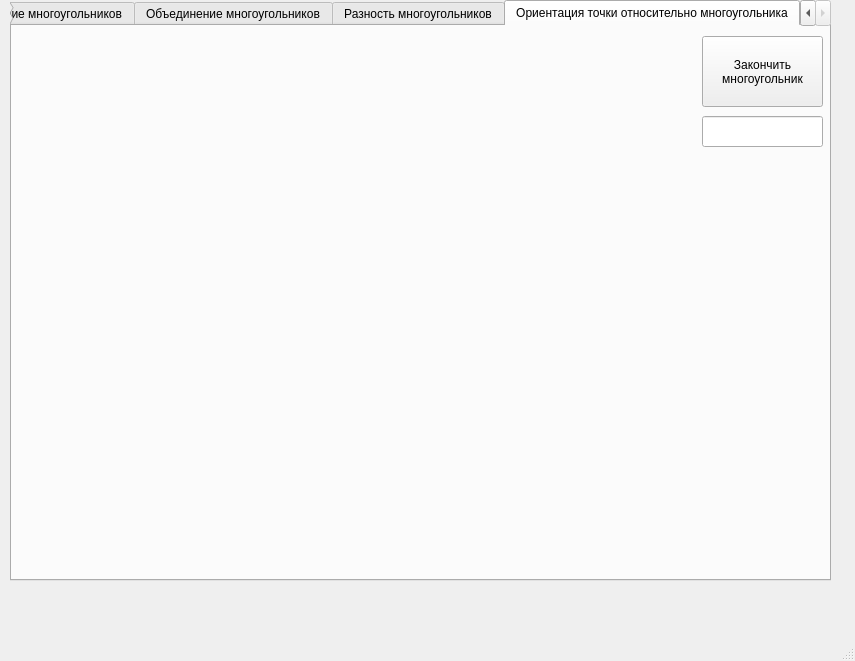
<?xml version="1.0" encoding="UTF-8"?>
<ui version="4.0">
 <class>MainWindow</class>
 <widget class="QMainWindow" name="MainWindow">
  <property name="geometry">
   <rect>
    <x>0</x>
    <y>0</y>
    <width>855</width>
    <height>661</height>
   </rect>
  </property>
  <property name="windowTitle">
   <string>MainWindow</string>
  </property>
  <widget class="QWidget" name="centralwidget">
   <widget class="QTabWidget" name="tabWidget">
    <property name="geometry">
     <rect>
      <x>10</x>
      <y>0</y>
      <width>821</width>
      <height>581</height>
     </rect>
    </property>
    <property name="currentIndex">
     <number>7</number>
    </property>
    <widget class="QWidget" name="tab">
     <attribute name="title">
      <string>Tab 1</string>
     </attribute>
     <widget class="DrawWidget" name="widget" native="true">
      <property name="geometry">
       <rect>
        <x>20</x>
        <y>20</y>
        <width>521</width>
        <height>501</height>
       </rect>
      </property>
     </widget>
     <widget class="QWidget" name="layoutWidget">
      <property name="geometry">
       <rect>
        <x>550</x>
        <y>20</y>
        <width>258</width>
        <height>316</height>
       </rect>
      </property>
      <layout class="QVBoxLayout" name="verticalLayout">
       <item>
        <widget class="QRadioButton" name="RadioVectorPoint">
         <property name="text">
          <string>Вектор и точка</string>
         </property>
        </widget>
       </item>
       <item>
        <widget class="QRadioButton" name="RadioVectorVector">
         <property name="text">
          <string>2 вектора</string>
         </property>
        </widget>
       </item>
       <item>
        <widget class="QRadioButton" name="RadioPolygon">
         <property name="text">
          <string>Полигон</string>
         </property>
        </widget>
       </item>
       <item>
        <widget class="QPushButton" name="pushButton_2">
         <property name="text">
          <string>PushButton</string>
         </property>
        </widget>
       </item>
       <item>
        <widget class="QTextBrowser" name="textBrowser"/>
       </item>
      </layout>
     </widget>
    </widget>
    <widget class="QWidget" name="tab_2">
     <attribute name="title">
      <string>Длинная арифметика</string>
     </attribute>
     <widget class="QLineEdit" name="y_1">
      <property name="geometry">
       <rect>
        <x>20</x>
        <y>80</y>
        <width>211</width>
        <height>41</height>
       </rect>
      </property>
     </widget>
     <widget class="QLineEdit" name="lineEdit">
      <property name="geometry">
       <rect>
        <x>280</x>
        <y>240</y>
        <width>113</width>
        <height>26</height>
       </rect>
      </property>
     </widget>
     <widget class="QLineEdit" name="x_1">
      <property name="geometry">
       <rect>
        <x>20</x>
        <y>30</y>
        <width>211</width>
        <height>41</height>
       </rect>
      </property>
     </widget>
     <widget class="QLabel" name="label">
      <property name="geometry">
       <rect>
        <x>310</x>
        <y>210</y>
        <width>66</width>
        <height>18</height>
       </rect>
      </property>
      <property name="text">
       <string>Answer</string>
      </property>
     </widget>
     <widget class="QLineEdit" name="x_2">
      <property name="geometry">
       <rect>
        <x>250</x>
        <y>30</y>
        <width>211</width>
        <height>41</height>
       </rect>
      </property>
     </widget>
     <widget class="QLineEdit" name="y_2">
      <property name="geometry">
       <rect>
        <x>250</x>
        <y>80</y>
        <width>211</width>
        <height>41</height>
       </rect>
      </property>
     </widget>
     <widget class="QLineEdit" name="x_3">
      <property name="geometry">
       <rect>
        <x>480</x>
        <y>30</y>
        <width>211</width>
        <height>41</height>
       </rect>
      </property>
     </widget>
     <widget class="QLineEdit" name="y_3">
      <property name="geometry">
       <rect>
        <x>480</x>
        <y>80</y>
        <width>211</width>
        <height>41</height>
       </rect>
      </property>
     </widget>
     <widget class="QPushButton" name="pushButton">
      <property name="geometry">
       <rect>
        <x>290</x>
        <y>150</y>
        <width>88</width>
        <height>26</height>
       </rect>
      </property>
      <property name="text">
       <string>Рассчитать</string>
      </property>
     </widget>
    </widget>
    <widget class="QWidget" name="tab_3">
     <attribute name="title">
      <string>Выпуклая оболочка</string>
     </attribute>
     <widget class="DrawWidget" name="widget_2" native="true">
      <property name="geometry">
       <rect>
        <x>10</x>
        <y>20</y>
        <width>781</width>
        <height>501</height>
       </rect>
      </property>
     </widget>
    </widget>
    <widget class="QWidget" name="tab_4">
     <attribute name="title">
      <string>Делоне</string>
     </attribute>
     <widget class="DrawWidget" name="widget_3" native="true">
      <property name="geometry">
       <rect>
        <x>20</x>
        <y>20</y>
        <width>781</width>
        <height>501</height>
       </rect>
      </property>
     </widget>
    </widget>
    <widget class="QWidget" name="tab_5">
     <attribute name="title">
      <string>Пересечение многоугольников</string>
     </attribute>
     <widget class="DrawWidget" name="widget_4" native="true">
      <property name="geometry">
       <rect>
        <x>10</x>
        <y>20</y>
        <width>671</width>
        <height>501</height>
       </rect>
      </property>
     </widget>
     <widget class="QPushButton" name="pushButton_3">
      <property name="geometry">
       <rect>
        <x>690</x>
        <y>20</y>
        <width>121</width>
        <height>71</height>
       </rect>
      </property>
      <property name="text">
       <string>Завершить
первый
многоугольник</string>
      </property>
     </widget>
     <widget class="QPushButton" name="pushButton_4">
      <property name="geometry">
       <rect>
        <x>690</x>
        <y>110</y>
        <width>121</width>
        <height>71</height>
       </rect>
      </property>
      <property name="text">
       <string>Завершить
второй
многоугольник</string>
      </property>
     </widget>
    </widget>
    <widget class="QWidget" name="tab_6">
     <attribute name="title">
      <string>Объединение многоугольников</string>
     </attribute>
     <widget class="QPushButton" name="pushButton_5">
      <property name="geometry">
       <rect>
        <x>690</x>
        <y>10</y>
        <width>121</width>
        <height>71</height>
       </rect>
      </property>
      <property name="text">
       <string>Завершить
первый
многоугольник</string>
      </property>
     </widget>
     <widget class="QPushButton" name="pushButton_6">
      <property name="geometry">
       <rect>
        <x>690</x>
        <y>100</y>
        <width>121</width>
        <height>71</height>
       </rect>
      </property>
      <property name="text">
       <string>Завершить
второй
многоугольник</string>
      </property>
     </widget>
     <widget class="DrawWidget" name="widget_5" native="true">
      <property name="geometry">
       <rect>
        <x>10</x>
        <y>10</y>
        <width>671</width>
        <height>501</height>
       </rect>
      </property>
     </widget>
    </widget>
    <widget class="QWidget" name="tab_7">
     <attribute name="title">
      <string>Разность многоугольников</string>
     </attribute>
     <widget class="QPushButton" name="pushButton_8">
      <property name="geometry">
       <rect>
        <x>680</x>
        <y>100</y>
        <width>121</width>
        <height>71</height>
       </rect>
      </property>
      <property name="text">
       <string>Завершить
второй
многоугольник</string>
      </property>
     </widget>
     <widget class="QPushButton" name="pushButton_7">
      <property name="geometry">
       <rect>
        <x>680</x>
        <y>10</y>
        <width>121</width>
        <height>71</height>
       </rect>
      </property>
      <property name="text">
       <string>Завершить
первый
многоугольник</string>
      </property>
     </widget>
     <widget class="DrawWidget" name="widget_6" native="true">
      <property name="geometry">
       <rect>
        <x>0</x>
        <y>10</y>
        <width>671</width>
        <height>501</height>
       </rect>
      </property>
     </widget>
    </widget>
    <widget class="QWidget" name="tab_8">
     <attribute name="title">
      <string>Ориентация точки относительно многоугольника</string>
     </attribute>
     <widget class="DrawWidget" name="widget_7" native="true">
      <property name="geometry">
       <rect>
        <x>10</x>
        <y>10</y>
        <width>671</width>
        <height>501</height>
       </rect>
      </property>
     </widget>
     <widget class="QPushButton" name="pushButton_9">
      <property name="geometry">
       <rect>
        <x>690</x>
        <y>10</y>
        <width>121</width>
        <height>71</height>
       </rect>
      </property>
      <property name="text">
       <string>Закончить
многоугольник</string>
      </property>
     </widget>
     <widget class="QLineEdit" name="lineEdit_2">
      <property name="geometry">
       <rect>
        <x>690</x>
        <y>90</y>
        <width>121</width>
        <height>31</height>
       </rect>
      </property>
     </widget>
    </widget>
   </widget>
  </widget>
  <widget class="QMenuBar" name="menubar">
   <property name="geometry">
    <rect>
     <x>0</x>
     <y>0</y>
     <width>855</width>
     <height>23</height>
    </rect>
   </property>
  </widget>
  <widget class="QStatusBar" name="statusbar"/>
 </widget>
 <customwidgets>
  <customwidget>
   <class>DrawWidget</class>
   <extends>QWidget</extends>
   <header location="global">drawwidget.h</header>
   <container>1</container>
  </customwidget>
 </customwidgets>
 <resources/>
 <connections/>
</ui>
